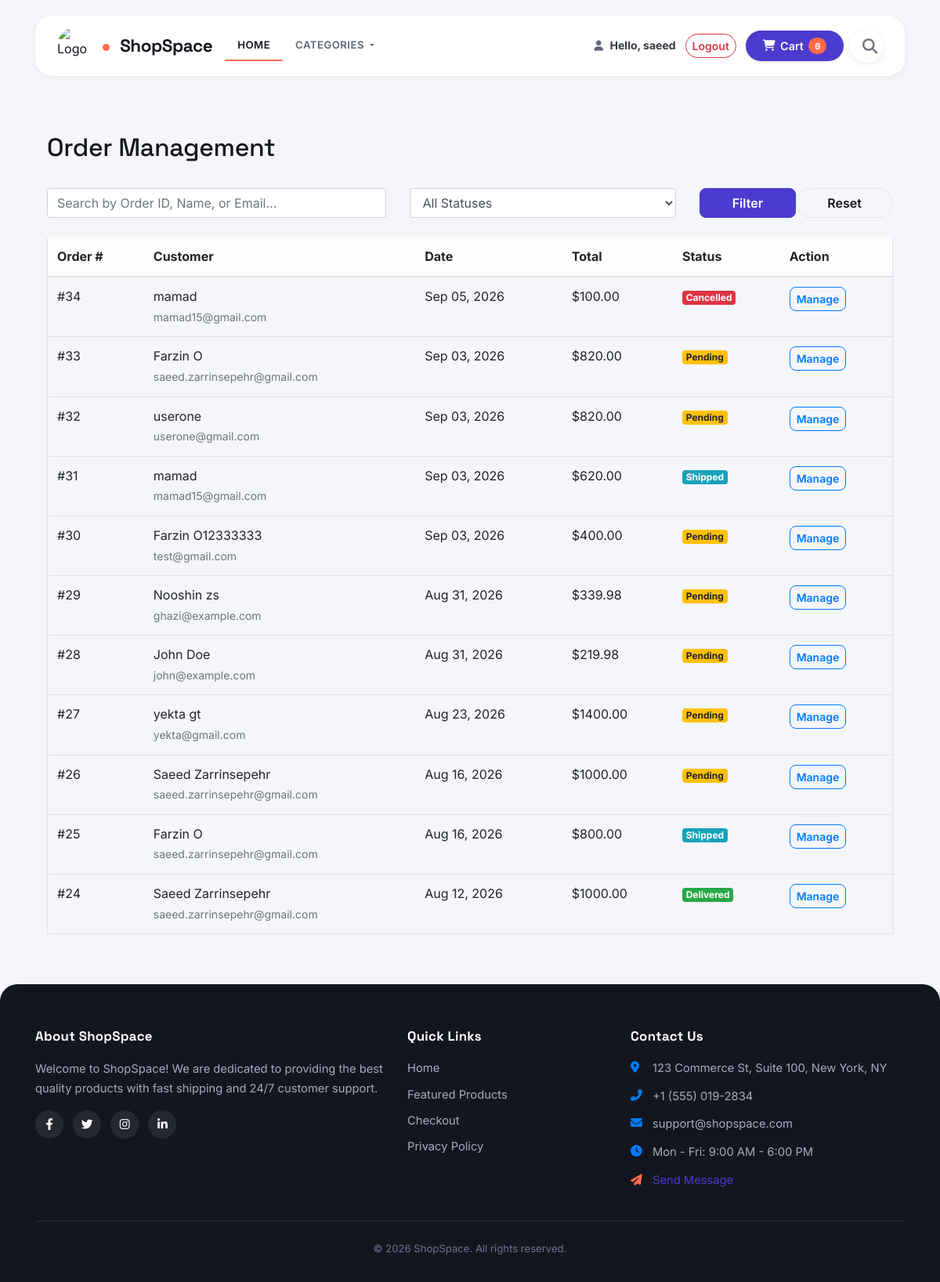
Screenshot of /orders/ (signed in) with the database file from the repository.
### shop/models.py (models this page shows, shortened)
class Order(models.Model):
    STATUS_CHOICES = (
        ('Pending', 'Pending'),
        ('Processing', 'Processing'),
        ('Shipped', 'Shipped'),
        ('Delivered', 'Delivered'),
        ('Cancelled', 'Cancelled'),
    )
    user = models.ForeignKey(
        settings.AUTH_USER_MODEL,
        on_delete=models.SET_NULL,
        null=True,
        blank=True,
        related_name='orders'
    )
    items = models.CharField(max_length=1000)
    name = models.CharField(max_length=200)
    email = models.EmailField()
    phone_num = models.CharField(null=False, blank=False, max_length= 15, default="")
    address = models.CharField(max_length=1000)
    city = models.CharField(max_length=200)
    state = models.CharField(max_length=200)
    zip_code = models.CharField(max_length=100)
    total_price = models.DecimalField(
        max_digits=10, decimal_places=2, default=0.00
    )
    status = models.CharField(max_length=20, choices=STATUS_CHOICES, default='Pending')
    created_at = models.DateTimeField(default=timezone.now)

### shop/views.py (the view)
# urls.py: path("orders/", views.order_list, name="order_list"),# New route for order list
@staff_member_required
def order_list(request):
    orders = Order.objects.all().order_by('-created_at')
    search_query = request.GET.get('search', '')
    if search_query:
        orders = orders.filter(
            models.Q(id__icontains=search_query) |
            models.Q(name__icontains=search_query) |
            models.Q(email__icontains=search_query)
        )
    status_filter = request.GET.get('status', '')
    if status_filter:
        orders = orders.filter(status=status_filter)
    return render(request, "shop/order_list.html", {
        "orders": orders,
        "search_query": search_query,
        "status_filter": status_filter,
        "status_choices": Order.STATUS_CHOICES,
    })

### shop/templates/shop/order_list.html (shortened to what this page needs)
{% extends "shop/base.html" %}
{% block content %}
<div class="container my-5">
    <div class="d-flex justify-content-between align-items-center mb-4">
        <h2>Order Management</h2>
    </div>
    <form method="GET" action="{% url 'shop:order_list' %}" class="row g-2 mb-4">
        <div class="col-md-5">
            <input type="text" name="search" class="form-control" placeholder="Search by Order ID, Name, or Email..." value="{{ search_query }}">
        </div>
        <div class="col-md-4">
            <select name="status" class="form-control">
                <option value="">All Statuses</option>
            </select>
        </div>
        <div class="col-md-3 d-flex gap-2">
            <button type="submit" class="btn btn-primary w-100">Filter</button>
            <a href="{% url 'shop:order_list' %}" class="btn btn-outline-secondary w-100">Reset</a>
        </div>
    </form>
    <div class="table-responsive">
        <table class="table table-hover border">
            <thead class="table-light">
                <tr>
                    <th>Order #</th>
                    <th>Customer</th>
                    <th>Date</th>
                    <th>Total</th>
                    <th>Status</th>
                    <th>Action</th>
                </tr>
            </thead>
            <tbody>
                {% for order in orders %}
                <tr>
                    <td>#{{ order.id }}</td>
                    <td>{{ order.name }}<br><small class="text-muted">{{ order.email }}</small></td>
                    <td>{{ order.created_at|date:"M d, Y" }}</td>
                    <td>${{ order.total_price }}</td>
                    <td>
                        <span class="badge
                            {% if order.status == 'Delivered' %}badge-success
                            {% elif order.status == 'Cancelled' %}badge-danger
                            {% elif order.status == 'Shipped' %}badge-info
                            {% else %}badge-warning{% endif %}">
                            {{ order.status }}
                        </span>
                    </td>
                    <td>
                        <a href="{% url 'shop:order_detail' order.id %}" class="btn btn-sm btn-outline-primary">Manage</a>
                    </td>
                </tr>
                {% empty %}
                <tr>
                    <td colspan="6" class="text-center text-muted py-4">No orders found.</td>
                </tr>
                {% endfor %}
            </tbody>
        </table>
    </div>
</div>
{% endblock %}

### shop/templates/shop/base.html (shortened to what this page needs)
{% load static %}
<!DOCTYPE html>
<html lang="en">
<head>
    <link rel="stylesheet" href="https://cdn.jsdelivr.net/npm/bootstrap@4.6.2/dist/css/bootstrap.min.css">
    <link rel="stylesheet" href="{% static 'shop/index.css' %}">
    <link rel="stylesheet" href="https://cdnjs.cloudflare.com/ajax/libs/font-awesome/6.4.0/css/all.min.css">
</head>
<body>
    <div class="container">
        <div class="row">
            <div class="col-md-12">
                <nav class="navbar navbar-expand-lg navbar-light custom-navbar mb-4">
                    <img src="{% static 'shop/images/logo.jpg.jpg' %}" alt="Logo" class="logo mr-2 rounded-circle" style="width: 50px; height: 50px; object-fit: cover;">
                    <a class="navbar-brand text-primary font-weight-bold" href="{% url 'shop:index' %}">
                        ShopSpace
                    </a>
                    <div class="collapse navbar-collapse" id="navbarSupportedContent">
                        <ul class="navbar-nav mr-auto">
                            <li class="nav-item active">
                                <a class="nav-link px-3" href="{% url 'shop:index' %}">Home</a>
                            </li>
                            <li class="nav-item dropdown">
                                <a class="nav-link dropdown-toggle px-3" href="#" id="navbarDropdown" role="button" data-toggle="dropdown" aria-haspopup="true" aria-expanded="false">
                                    Categories
                                </a>
                            </li>
                        </ul>
                        <div class="d-flex align-items-center flex-wrap gap-2">
                            <ul class="navbar-nav align-items-center mr-2">
                                {% if user.is_authenticated %}
                                    <li class="nav-item d-flex align-items-center">
                                        <a class="nav-link text-dark p-0 mr-1" href="{% url 'useraccounts:profile' %}" title="View Profile">
                                            <i class="fas fa-user"></i>
                                        </a>
                                        <span class="navbar-text text-dark font-weight-bold ml-1 mr-2 small">
                                            Hello, {{ user.username }}
                                        </span>
                                    </li>
                                    <li class="nav-item">
                                        <a class="btn btn-outline-danger btn-sm mx-1" href="{% url 'useraccounts:logout' %}">Logout</a>
                                    </li>
                                {% endif %}
                            </ul>
                            <div class="mr-2">
                                <button id="cart" data-html="true" type="button" class="btn btn-primary cart-btn shadow-sm" data-container="body" data-toggle="popover" data-placement="bottom" data-content="Your cart is empty">
                                </button>
                            </div>
                            <div>
                                <form action="{% url 'shop:index' %}" method="GET" class="mb-0">
                                    <div class="search-bar-container active">
                                        <i class="fas fa-search magnifier text-secondary"></i>
                                    </div>
                                </form>
                            </div>
                        </div>
                    </div>
                </nav>
            </div>
        </div>
        {% block content %}
        {% endblock %}
    </div>
    <footer class="site-footer mt-5">
        <div class="container">
            <div class="row">
                <div class="col-lg-5 col-md-6 mb-4 mb-lg-0">
                    <h5 class="footer-heading">About ShopSpace</h5>
                    <p class="footer-text">
                        Welcome to ShopSpace! We are dedicated to providing the best quality products with fast shipping and 24/7 customer support.
                    </p>
                    <div class="social-icons mt-3">
                        <a href="#" class="social-link"><i class="fab fa-facebook-f"></i></a>
                        <a href="#" class="social-link"><i class="fab fa-twitter"></i></a>
                        <a href="#" class="social-link"><i class="fab fa-instagram"></i></a>
                        <a href="#" class="social-link"><i class="fab fa-linkedin-in"></i></a>
                    </div>
                </div>
                <div class="col-lg-3 col-md-6 mb-4 mb-lg-0">
                    <h5 class="footer-heading">Quick Links</h5>
                    <ul class="list-unstyled footer-links">
                        <li><a href="{% url 'shop:index' %}">Home</a></li>
                        <li><a href="#">Featured Products</a></li>
                        <li><a href="{% url 'shop:checkout' %}">Checkout</a></li>
                        <li><a href="#">Privacy Policy</a></li>
                    </ul>
                </div>
                <div class="col-lg-4 col-md-12">
                    <h5 class="footer-heading">Contact Us</h5>
                    <ul class="list-unstyled footer-contact">
                        <li><i class="fas fa-map-marker-alt mr-2 text-primary"></i>123 Commerce St, Suite 100, New York, NY</li>
                        <li><i class="fas fa-phone-alt mr-2 text-primary"></i>+1 (555) 019-2834</li>
                        <li><i class="fas fa-envelope mr-2 text-primary"></i>support@shopspace.com</li>
                        <li><i class="fas fa-clock mr-2 text-primary"></i>Mon - Fri: 9:00 AM - 6:00 PM</li>
                        <li><a href="{% url 'shop:contactus' %}"><i class="fas fa-paper-plane mr-2"></i>Send Message</a></li>
                    </ul>
                </div>
            </div>
            <hr class="footer-divider my-4">
            <div class="row align-items-center">
                <div class="col-md-12 text-center">
                    <p class="copyright-text mb-0">&copy; 2026 ShopSpace. All rights reserved.</p>
                </div>
            </div>
        </div>
    </footer>
</body>
</html>

### shop/static/shop/index.css (style rules this page uses)
:root { --color-bg: #F5F6FA; --color-surface: #FFFFFF; --color-ink: #14161F; --color-ink-soft: #61657A; --color-border: #E4E6EF; --color-primary: #4C3BCF; --color-primary-dark: #382B9E; --color-accent: #FF6B4A; --color-accent-dark: #E4502F; --color-price: #0E7C5D; --shadow-sm: 0 2px 8px rgba(20, 22, 31, 0.06); --shadow-md: 0 10px 26px rgba(20, 22, 31, 0.09); --shadow-lg: 0 22px 48px rgba(20, 22, 31, 0.16); --radius-sm: 8px; --radius-md: 14px; --radius-lg: 22px; --radius-pill: 999px; --font-display: 'Space Grotesk', 'Segoe UI', Roboto, sans-serif; --font-body: 'Inter', 'Segoe UI', Roboto, sans-serif; --font-mono: 'Space Mono', 'Courier New', monospace; }
* { box-sizing: border-box; }
html { scroll-behavior: smooth; }
body { background-color: var(--color-bg); font-family: var(--font-body); color: var(--color-ink); font-size: 16px; line-height: 1.6; }
h1, h2, h3, h4, h5, .card-title { font-family: var(--font-display); color: var(--color-ink); letter-spacing: -0.01em; }
a { color: var(--color-primary); }
.custom-navbar { background-color: var(--color-surface) !important; border-radius: var(--radius-lg); box-shadow: var(--shadow-sm); padding: 0.85rem 1.75rem; margin-top: 1.25rem; position: sticky; top: 1rem; z-index: 1030; }
.custom-navbar .navbar-brand { font-family: var(--font-display); font-weight: 700; font-size: 1.4rem; letter-spacing: -0.02em; color: var(--color-ink) !important; }
.custom-navbar .navbar-brand::before { content: ""; display: inline-block; width: 9px; height: 9px; margin-right: 8px; border-radius: 50%; background: var(--color-accent); vertical-align: middle; }
.custom-navbar .nav-link { color: var(--color-ink-soft) !important; font-weight: 600; text-transform: uppercase; letter-spacing: 0.5px; font-size: 0.82rem; transition: color 0.2s ease, transform 0.2s ease; }
.custom-navbar .nav-item.active .nav-link { color: var(--color-ink) !important; border-bottom: 2px solid var(--color-accent); }
.cart-btn { background-color: var(--color-ink) !important; border: none !important; color: #FFFFFF !important; border-radius: var(--radius-pill) !important; padding: 0.55rem 1.35rem !important; font-weight: 600; font-size: 0.9rem; display: inline-flex; align-items: center; gap: 0.4rem; transition: background-color 0.2s ease, transform 0.2s ease; }
.btn { border-radius: var(--radius-sm); font-weight: 600; }
.btn-primary { background-color: var(--color-primary) !important; border-color: var(--color-primary) !important; color: #FFFFFF !important; transition: background-color 0.2s ease, transform 0.15s ease, box-shadow 0.2s ease; }
.btn-outline-warning, .btn-outline-info, .btn-outline-danger, .btn-outline-secondary { border-radius: var(--radius-pill); font-weight: 600; }
.btn-outline-secondary { color: var(--color-ink) !important; border-color: var(--color-border) !important; }
.site-footer { background-color: var(--color-ink); color: #A6AAC0; padding-top: 3.5rem; padding-bottom: 2rem; font-size: 0.92rem; margin-top: 4rem; border-radius: var(--radius-lg) var(--radius-lg) 0 0; }
.footer-heading { font-family: var(--font-display); color: #FFFFFF; font-weight: 700; margin-bottom: 1.25rem; font-size: 1.05rem; letter-spacing: 0.3px; }
.footer-text { line-height: 1.65; color: #A6AAC0; }
.footer-links li { margin-bottom: 0.6rem; }
.footer-links a { color: #A6AAC0; text-decoration: none; transition: color 0.2s ease, padding-left 0.2s ease; }
.footer-contact li { margin-bottom: 0.75rem; display: flex; align-items: flex-start; color: #A6AAC0; }
.footer-contact i { width: 20px; margin-top: 3px; color: var(--color-accent); }
.social-link { display: inline-flex; align-items: center; justify-content: center; width: 36px; height: 36px; background-color: rgba(255,255,255,0.08); color: #FFFFFF; border-radius: 50%; margin-right: 8px; text-decoration: none; transition: background-color 0.2s ease, transform 0.2s ease; }
.footer-divider { border-top: 1px solid rgba(255,255,255,0.1); }
.copyright-text { font-size: 0.82rem; color: #6E7290; }
.logo { width: 60px; height: 60px; border-radius: 50%; object-fit: cover; }
.search-bar-container { display: flex; align-items: center; background-color: #ffffff; padding: 5px; width: 220px; height: 42px; border-radius: 50px; box-shadow: 0 2px 8px rgba(0, 0, 0, 0.08); position: relative; transition: width 0.4s ease-in-out; }
.search-bar-container.active { width: 42px; }
.magnifier { font-size: 1.2rem; cursor: pointer; position: absolute; left: 16px; z-index: 10; }

### rows the page displays
Order: id "34", name "mamad", email "mamad15@gmail.com", created_at "Sep 05, 2026", total_price "100.00", status "Cancelled"
Order: id "33", name "Farzin O", email "saeed.zarrinsepehr@gmail.com", created_at "Sep 03, 2026", total_price "820.00", status "Pending"
Order: id "32", name "userone", email "userone@gmail.com", created_at "Sep 03, 2026", total_price "820.00", status "Pending"
Order: id "31", name "mamad", email "mamad15@gmail.com", created_at "Sep 03, 2026", total_price "620.00", status "Shipped"
Order: id "30", name "Farzin O12333333", email "test@gmail.com", created_at "Sep 03, 2026", total_price "400.00", status "Pending"
Order: id "29", name "Nooshin zs", email "ghazi@example.com", created_at "Aug 31, 2026", total_price "339.98", status "Pending"
Order: id "28", name "John Doe", email "john@example.com", created_at "Aug 31, 2026", total_price "219.98", status "Pending"
Order: id "27", name "yekta gt", email "yekta@gmail.com", created_at "Aug 23, 2026", total_price "1400.00", status "Pending"
Order: id "26", name "Saeed Zarrinsepehr", email "saeed.zarrinsepehr@gmail.com", created_at "Aug 16, 2026", total_price "1000.00", status "Pending"
Order: id "25", name "Farzin O", email "saeed.zarrinsepehr@gmail.com", created_at "Aug 16, 2026", total_price "800.00", status "Shipped"
Order: id "24", name "Saeed Zarrinsepehr", email "saeed.zarrinsepehr@gmail.com", created_at "Aug 12, 2026", total_price "1000.00", status "Delivered"

### other values shown
{{ user.username }} "saeed"
